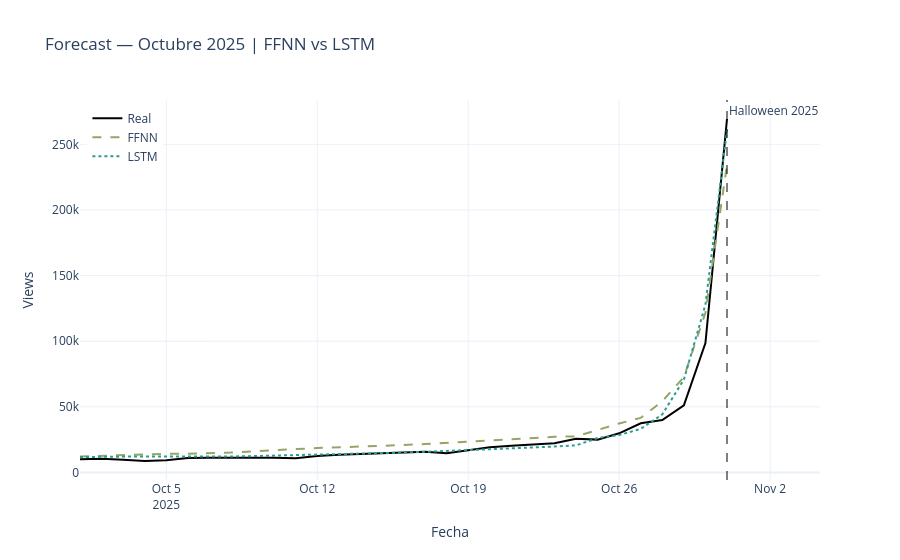

Notebook source saved alongside this figure:
### Markdown cell above
Los rangos muestran que ambos modelos lograron capturar correctamente la existencia de un spike grande en Halloween, aunque con comportamientos distintos.

- La **FFNN** produce predicciones más suavizadas: sobreestima los días normales (`14k` vs `8.7k`) y subestima el pico máximo (`238k` vs `269k`). Esto sugiere que el modelo tiende a acercarse a una media más estable y le cuesta reproducir cambios tan extremos.

- La **LSTM**, en cambio, logra aproximarse mucho más al máximo real (`261k` vs `269k`) y mantiene un rango más cercano al comportamiento verdadero de la serie. Esto indica que la arquitectura recurrente captura mejor la dinámica temporal y la aceleración previa al spike.

### Code cell
# Visualizar fechas
fechas = df_test.index

fig = go.Figure()
fig.add_trace(go.Scatter(x=fechas, y=real,
                         name='Real', line=dict(color='black', width=2)))
fig.add_trace(go.Scatter(x=fechas, y=preds_ffnn,
                         name='FFNN', line=dict(color="#95a565", dash='dash', width=2)))
fig.add_trace(go.Scatter(x=fechas, y=preds_lstm,
                         name='LSTM', line=dict(color='#2a9d8f', dash='dot', width=2)))

fig.add_vline(
    x=pd.Timestamp('2025-10-31').timestamp() * 1000,
    line=dict(color='black', dash='dash', width=1),
    annotation_text='Halloween 2025'
)

fig.update_layout(
    title='Forecast — Octubre 2025 | FFNN vs LSTM',
    xaxis_title='Fecha', yaxis_title='Views',
    template='plotly_white',
    legend=dict(x=0.01, y=0.99)
)
fig.write_html('Assets/forecast_recursivo_2.html',include_plotlyjs='cdn', full_html=False)
fig.show()
